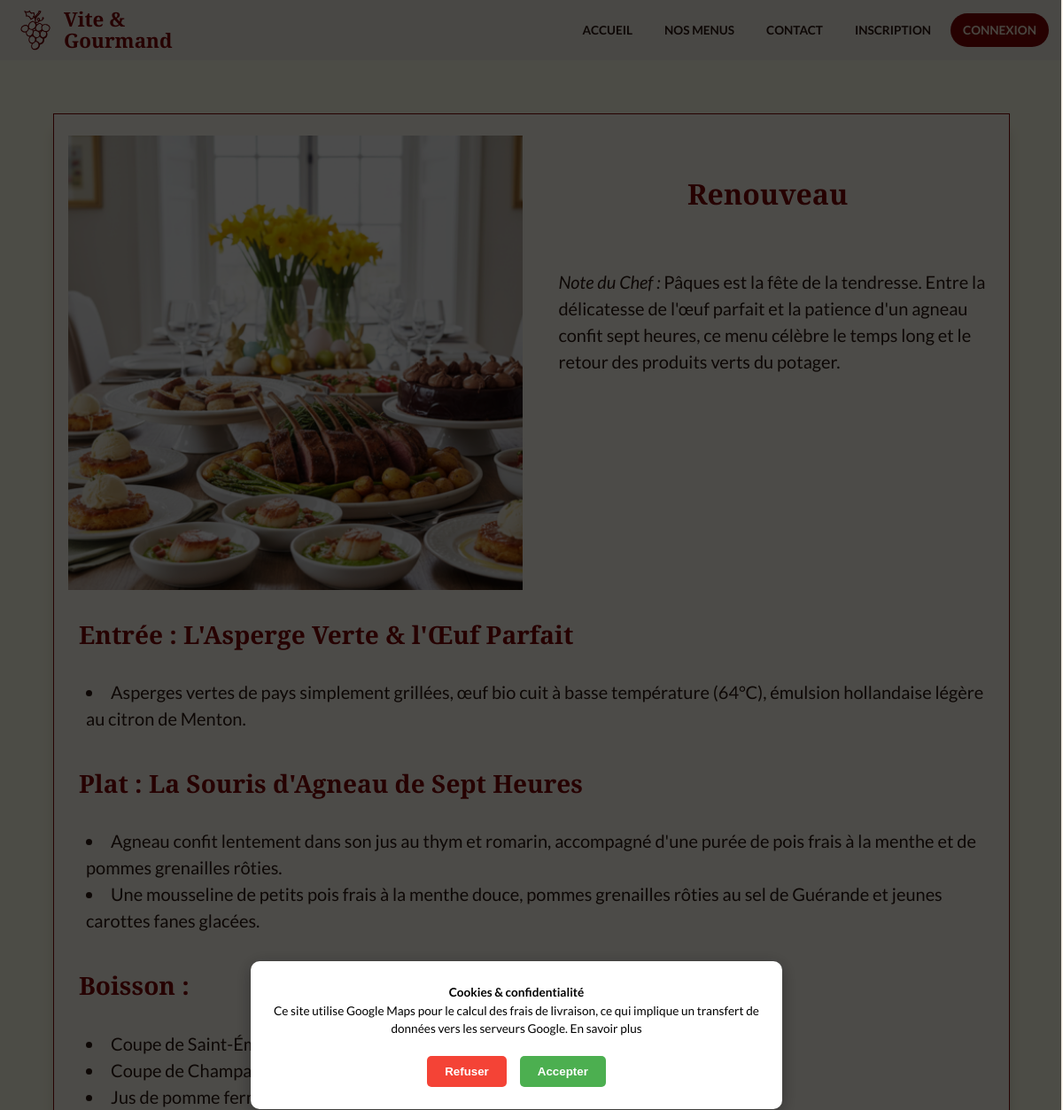
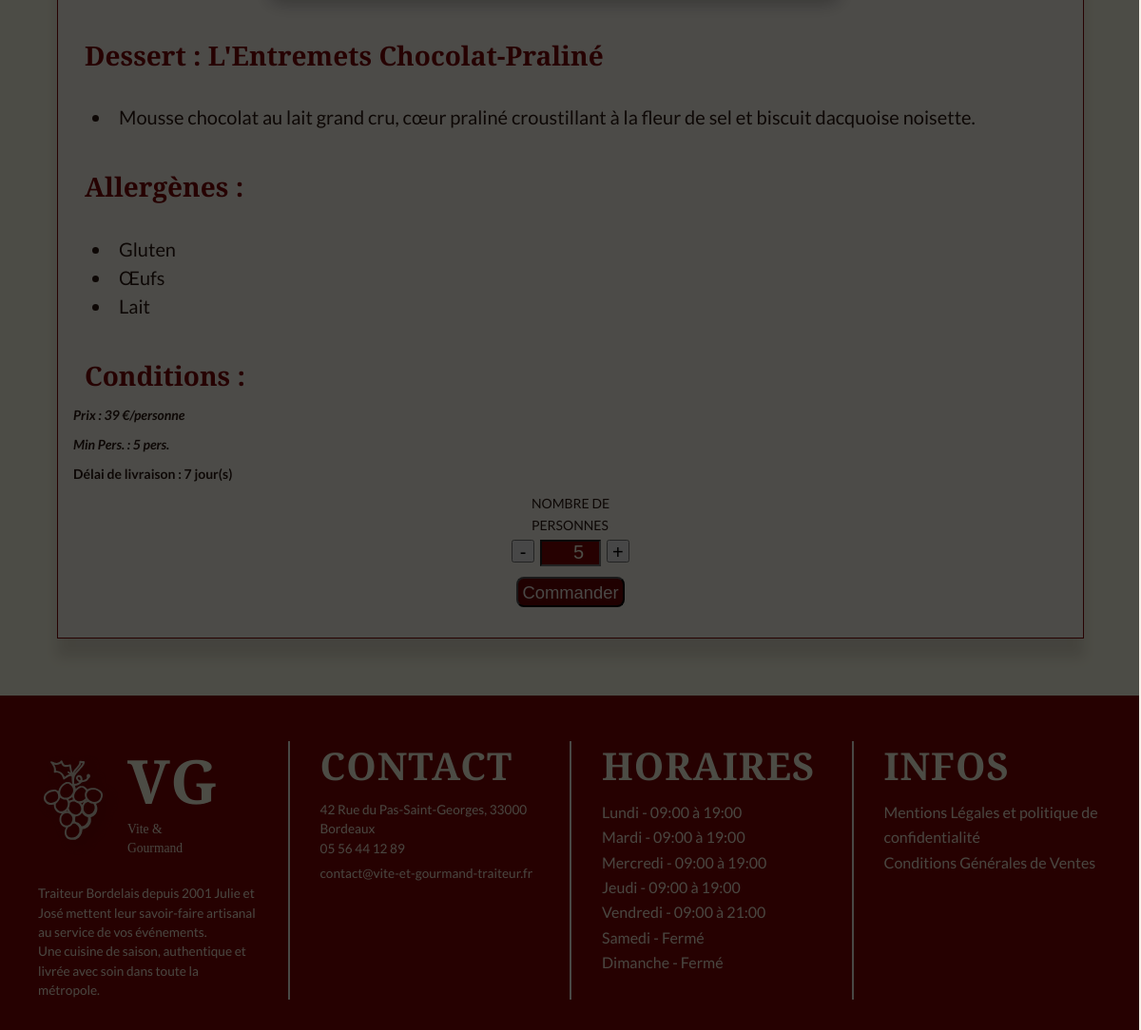
Page /data/menu-detail.php?id=Renouveau on the committed database (2 pictures, top to bottom).
### tables this page shows
CREATE TABLE `menu` (
  `Id_menu` int NOT NULL,
  `menu_nom` varchar(100) NOT NULL,
  `theme` varchar(100) NOT NULL,
  `regime` varchar(100) NOT NULL,
  `nb_perso_min` int DEFAULT NULL,
  `nb_perso_max` int DEFAULT NULL,
  `prix_menu` decimal(10,0) NOT NULL,
  `entree` text NOT NULL,
  `plat` text NOT NULL,
  `dessert` text NOT NULL,
  `boisson` text,
  `allergene` text,
  `description` text,
  `entree_description` text,
  `plat_description` text,
  `dessert_description` text,
  `boisson_description` text,
  `img_menu` varchar(255) DEFAULT NULL,
  `link` varchar(100) DEFAULT NULL,
  `description_info` text,
  `img_uploaded` varchar(255) DEFAULT NULL,
  `actif` tinyint(1) NOT NULL DEFAULT '1',
  `quantite_restante` int DEFAULT NULL,
  `conditions` text,
  `mois_debut` int DEFAULT NULL,
  `mois_fin` int DEFAULT NULL,
  `delai_commande_jours` int DEFAULT NULL
);

CREATE TABLE `horaires` (
  `Id_horaire` int NOT NULL,
  `jour` varchar(20) NOT NULL,
  `ouverture_matin` time DEFAULT NULL,
  `fermeture_matin` time DEFAULT NULL,
  `ouverture_apm` time DEFAULT NULL,
  `fermeture_apm` time DEFAULT NULL,
  `ferme` tinyint(1) NOT NULL DEFAULT '0'
);

### classes/Repository/MenuRepository.php (called while the page is built, shortened)
<?php
require_once __DIR__ . '/../Entity/MenuEntity.php';
class MenuRepository {
    private PDO $pdo;
    public function __construct(PDO $pdo) {
        $this->pdo = $pdo;
    }
    private function hydrate(array|false|null $data): ?Menu{
    return new Menu($data);
}
    public function findByLink(string $link): ?Menu {
        $stmt = $this->pdo->prepare("SELECT * FROM menu WHERE link = ? AND actif = 1 ");
        $stmt->execute([$link]);
        $data = $stmt ->fetch(PDO::FETCH_ASSOC);
        return $this->hydrate($data);
    }
}

### classes/Entity/MenuEntity.php (called while the page is built, shortened)
<?php
class Menu {
    private string $menu_nom;
    private float $prix_menu;
    private int $nb_perso_min;
    private string $description;
    private ?string $img_menu;
    private ?int $quantite_restante;
    private ?string $entree;
    private ?string $entree_description;
    private ?string $plat;
    private ?string $plat_description;
    private ?string $boisson;
    private ?string $dessert;
    private ?string $dessert_description;
    private ?string $allergene;
    private ?int $delai_commande;
    public function __construct(array $data) {
        $this->menu_nom          = $data['menu_nom'];
        $this->prix_menu         = (float)$data['prix_menu'];
        $this->nb_perso_min      = (int)$data['nb_perso_min'];
        $this->description       = $data['description'] ?? '';
        $this->quantite_restante = isset($data['quantite_restante']) ? (int)$data['quantite_restante'] : null;
        $this->img_menu       = $data['img_menu'] ?? null;
        $this->entree            = $data['entree'] ?? null;
        $this->entree_description = $data['entree_description']?? null;
        $this->plat              = $data['plat']?? null;
        $this->plat_description  = $data['plat_description']?? null;
        $this->boisson           = $data['boisson']?? null;
        $this->dessert           = $data['dessert']?? null;
        $this->dessert_description = $data['dessert_description']?? null;
        $this->allergene         = $data['allergene']?? null;
        $this->delai_commande      = $data['delai_commande_jours'] ?? null;
        }
    public function getNom(): string         { return $this->menu_nom; }
    public function getPrix(): float         { return $this->prix_menu; }
    public function getNbPersoMin(): int     { return $this->nb_perso_min; }
    public function getDescription(): string { return $this->description; }
    public function getStock(): ?int         { return $this->quantite_restante; }
    public function getEntree(): ?string     { return $this->entree;}
    public function getEntreeDescription(): ?string     { return $this->entree_description;}
    public function getPlat(): ?string     { return $this->plat;}
    public function getPlatDescription(): ?string     { return $this->plat_description;}
    public function getDessert(): ?string     { return $this->dessert;}
    public function getDessertDescription(): ?string     { return $this->dessert_description;}
    public function getBoisson(): ?string     { return $this->boisson;}
    public function getAllergene(): ?string     { return $this->allergene;}
    public function getDelaiCommande(): ?int     { return $this->delai_commande; }
    public function getImgMenuUrl(): string{
        $img = $this ->img_menu ?? '';
        return pathinfo($img, PATHINFO_EXTENSION) ? $img : $img .'.png';
    }
    }

### data/menu-detail.php (the view, shortened to what this page needs)
<?php
require_once __DIR__ . '/../login.php';
require_once __DIR__ . '/../classes/Repository/MenuRepository.php';
$menuRepository = new MenuRepository($pdo);
$menu = $menuRepository->findByLink($_GET['id'] ?? '');
?>
<!DOCTYPE html>
<html lang="fr">
<?php include __DIR__ . '/../includes/head.php'; ?>
<body>
<?php include __DIR__ . '/../includes/header.php'; ?>
<main>
    <article class="menu-detail">
        <div class="menu-detail-header">
            <picture>
                <img src="../Images/<?= $menu->getImgMenuUrl() ?>" alt="Photo du menu <?= htmlspecialchars($menu->getNom()) ?>" class="menu-detail-img">
            </picture>
            <div class="menu-detail-headline">
                <h2><?= htmlspecialchars($menu->getNom()) ?></h2>
                <p class="menu-chef-note"><em>Note du Chef :</em> <?= htmlspecialchars($menu->getDescription()) ?></p>
            </div>
        </div>
        <h3>Entrée : <?= htmlspecialchars($menu->getEntree()) ?></h3>
        <ul>
            <?php foreach (explode('|', $menu->getEntreeDescription() ?? '') as $ligne): ?>
                <li><?= htmlspecialchars($ligne) ?></li>
            <?php endforeach; ?>
        </ul>
        <h3>Plat : <?= htmlspecialchars($menu->getPlat()) ?></h3>
        <ul>
            <?php foreach (explode('|', $menu->getPlatDescription() ?? '') as $ligne): ?>
                <li><?= htmlspecialchars($ligne) ?></li>
            <?php endforeach; ?>
        </ul>
        <?php if ($menu->getBoisson()): ?>
    <h3>Boisson :</h3>
    <ul>
        <?php foreach (explode('|', $menu->getBoisson() ?? '') as $ligne): ?>
            <li><?= htmlspecialchars($ligne) ?></li>
        <?php endforeach; ?>
    </ul>
<?php endif; ?>
        <h3>Dessert : <?= htmlspecialchars($menu->getDessert()) ?></h3>
        <ul>
            <?php foreach (explode('|', $menu->getDessertDescription() ?? '') as $ligne): ?>
                <li><?= htmlspecialchars($ligne) ?></li>
            <?php endforeach; ?>
        </ul>
        <h3>Allergènes :</h3>
        <ul>
            <?php foreach (explode('|', $menu->getAllergene() ?? '') as $ligne): ?>
                <li><?= htmlspecialchars($ligne) ?></li>
            <?php endforeach; ?>
        </ul>
        <div class="menu-detail-footer">
            <div class="menu-condition-footer">
                <h3>Conditions :</h3>
                <em class="menu-condition">Prix : <?= $menu->getPrix() ?> €/personne</em>
                <em class="menu-condition">Min Pers. : <?= $menu->getNbPersoMin() ?> pers.</em>
                <?php if ($menu->getDelaiCommande() !== null): ?>
                    <span class="menu-condition">Délai de livraison : <?= $menu->getDelaiCommande() ?> jour(s)</span>
                <?php endif; ?>
            </div>
            <form id="form-commande" class="form-menu-order" action="../achat.php" method="POST">
                <div class="nb-person-menu">
                    <span>NOMBRE DE <br>PERSONNES</span>
                    <div class="input-nb-perso">
                        <button type="button" class="counter-btn" onclick="change(this, -1)" aria-label="Diminuer le nombre de personnes">-</button>
                        <input type="number" class="counter-val" name="nb_pers" value="<?= $menu->getNbPersoMin() ?>" min="<?= $menu->getNbPersoMin() ?>" <?= $menu->getStock() !== null ? 'max="' . $menu->getStock() . '"' : '' ?> required>
                        <button type="button" class="counter-btn" onclick="change(this, 1)" aria-label="Augmenter le nombre de personnes">+</button>
                    </div>
                </div>
                <div class="order-menu-btn">
                     <button type="submit" class="btn-menu-order" <?= $menu->getStock() !== null && $menu->getStock() < $menu->getNbPersoMin() ? 'disabled' : '' ?>>
                        <?= $menu->getStock() !== null && $menu->getStock() < $menu->getNbPersoMin() ? 'Épuisé' : 'Commander' ?>
                    </button>
                </div>
            </form>
        </div>
    </article>
</main>
<?php include __DIR__ . '/../includes/footer.php'; ?>
</body>
</html>

### includes/footer.php (shortened to what this page needs)
<footer>
    <div id="cookie-overlay" class="cookie-overlay">
                <div class="cookie-banner">
                    <p>
                        <strong> Cookies & confidentialité</strong><br>
                        Ce site utilise Google Maps pour le calcul des frais de livraison,
                        ce qui implique un transfert de données vers les serveurs Google.
                        <a href="<?= BASE_URL ?>/mentions.php" target="_blank" aria-label="s'ouvre les mentions légales dans un nouvel onglet">En savoir plus</a>
                    </p>
                    <div class="cookie-buttons">
                        <button id="refuse-cookies" class="btn-cookie-refuse">Refuser</button>
                        <button id="accept-cookies" class="btn-cookie-accept">Accepter</button>
                    </div>
                </div>
            </div>
            <div>
                <div class="footer-logo-group">
                    <img src="<?= BASE_URL ?>/Images/Logo_beige_final_v2.svg" class="footer-logo" alt="Logo Vite & Gourmand">
                    <div class="footer-logo-text">
                        <h3>VG</h3>
                        <p>Vite & Gourmand</p>
                    </div>
                </div>
                <br>
                <p>Traiteur Bordelais depuis 2001 Julie et José mettent leur savoir-faire artisanal au service de vos événements. <br> Une cuisine de saison, authentique et livrée avec soin dans toute la métropole.</p>
            </div>
            <address>
                <h3> CONTACT </h3>
                <?php
                $stmt_info = $pdo->query("SELECT * FROM renseignement ");
                $informations = $stmt_info->fetch();
                ?>
                <p><?= $informations['adresse'] ?? '42 Rue du Pas-Saint-Georges, 33000 Bordeaux' ?></p>
                <ul>
                    <li><?php echo $informations['telephone'] ?? '05 56 44 12 89' ; ?></li>
                    <li><a href="mailto:contact@vite-et-gourmand-traiteur.fr"><?php echo $informations['email'] ?? 'contact@vite-et-gourmand-traiteur.fr' ; ?></a></li>
                </ul>
            </address>
            <div>
                <h3>HORAIRES</h3>
                <ul>
                    <?php
                        $stmt_h = $pdo->query("SELECT * FROM horaires ORDER BY Id_horaire ASC");
                        $horaires_footer = $stmt_h->fetchAll();
                    ?>
                    <?php foreach ($horaires_footer as $h): ?>
                        <?php if (!$h['ferme']):; ?>
                            <li> <?= htmlspecialchars($h['jour']) ?> - <?= substr($h['ouverture_matin'], 0, 5) ?> à <?= substr($h['fermeture_apm'], 0, 5) ?></li>
                        <?php else: ?>
                            <li> <?= htmlspecialchars($h['jour']) ?> - Fermé</li>
                        <?php endif; ?>
                    <?php endforeach; ?>
                </ul>
                    </div>
            <div>
                <h3>INFOS</h3>
                <a href="<?= BASE_URL ?>/mentions.php"> Mentions Légales et politique de confidentialité</a>
                <br>
                <a href="<?= BASE_URL ?>/CGV.php"> Conditions Générales de Ventes </a>
            </div>
        </footer>

### rows in the picture
menu: img_menu+menu_nom (picture), menu_nom "Renouveau", description "Pâques est la fête de la tendresse. Entre la délicatesse de l'œuf parfait et la patience d'un agneau confit sept heures, ce menu célèbre le temps long et le retour des produits verts du potager.", entree "L'Asperge Verte & l'Œuf Parfait", entree_description "Asperges vertes de pays simplement grillées, œuf bio cuit à basse température (64°C), émulsion hollandaise légère au citron de Menton.", plat "La Souris d'Agneau de Sept Heures", plat_description "Agneau confit lentement dans son jus au thym et romarin, accompagné d'une purée de pois frais à la menthe et de pommes grenailles rôties.", plat_description "Une mousseline de petits pois frais à la menthe douce, pommes grenailles rôties au sel de Guérande et jeunes carottes fanes glacées.", boisson "Coupe de Saint-Émilion Grand Cru", boisson "Coupe de Champagne…", boisson "Jus de pomme fermier pressé", dessert "L'Entremets Chocolat-Praliné", dessert_description "Mousse chocolat au lait grand cru, cœur praliné croustillant à la fleur de sel et biscuit dacquoise noisette.", allergene "Gluten", allergene "Œufs", allergene "Lait", prix_menu "39", nb_perso_min "5", delai_commande_jours "7", nb_pers "5"
horaires: jour "Lundi", ouverture_matin "09:00", fermeture_apm "19:00"
horaires: jour "Mardi", ouverture_matin "09:00", fermeture_apm "19:00"
horaires: jour "Mercredi", ouverture_matin "09:00", fermeture_apm "19:00"
horaires: jour "Jeudi", ouverture_matin "09:00", fermeture_apm "19:00"
horaires: jour "Vendredi", ouverture_matin "09:00", fermeture_apm "21:00"
horaires: jour "Samedi"
horaires: jour "Dimanche"

### other values in the picture
$informations['adresse'] "42 Rue du Pas-Saint-Georges, 33000 Bordeaux"
$informations['telephone'] "05 56 44 12 89"
$informations['email'] "contact@vite-et-gourmand-traiteur.fr"
